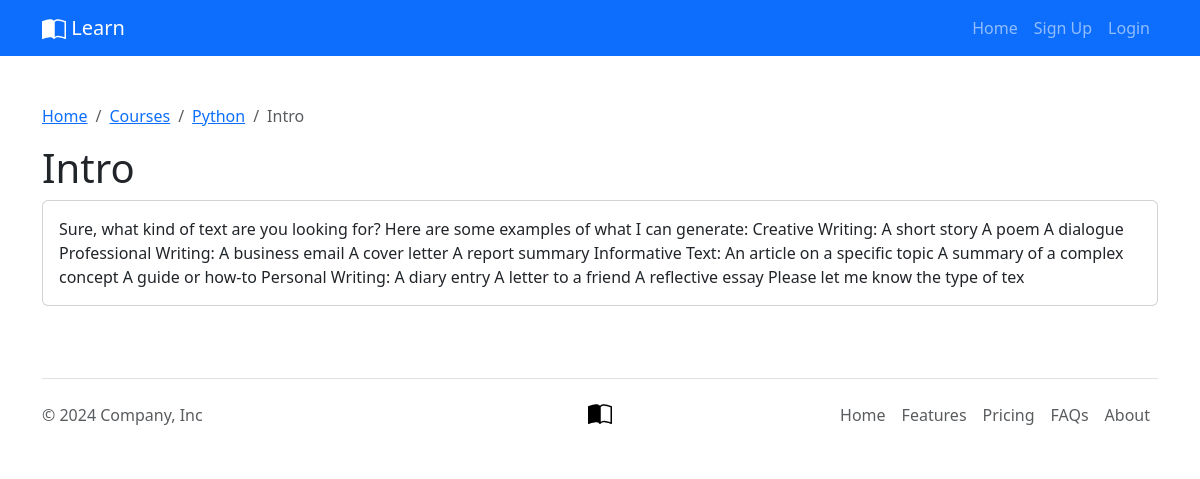
The app's page /courses/python/1/ with its own data.
### course_app/models.py (models this page shows, shortened)
class Course(models.Model):
    name = models.CharField(max_length=200, verbose_name="Название курса")
    description = models.TextField("description")
    slug = models.SlugField(max_length=200, unique=True, blank=True, editable=False)
    class Meta:
        verbose_name = "Курс"
        verbose_name_plural = "Курсы"

class Lesson(models.Model):
    course = models.ForeignKey(
        Course, on_delete=models.CASCADE, verbose_name="Choose course"
    )
    theme = models.CharField(
        "Lesson theme",
        max_length=200,
    )
    content = models.TextField("description", blank=True, null=True)
    youtube_url = models.CharField("Youtubeurl", max_length=500, blank=True, null=True)
    class Meta:
        verbose_name = "Урок"
        verbose_name_plural = "Уроки"

### course_app/views.py (the view)
def lesson_detail_page(request, slug, pk):
    course = get_object_or_404(Course, slug=slug)
    lesson = get_object_or_404(Lesson, pk=pk)
    context = {"course": course, "lesson": lesson}
    return render(request, "./course/lesson-detail.html", context)

### course_app/templates/course/lesson-detail.html (shortened to what this page needs)
{% extends "../base.html" %}<br />
{%block content %}
<div class="container py-5">
  <nav aria-label="breadcrumb">
    <ol class="breadcrumb">
      <li class="breadcrumb-item"><a href="{% url "home_page" %}">Home</a></li>
      <li class="breadcrumb-item"><a href="{% url "courses_page" %}">Courses</a></li>
      <li class="breadcrumb-item"><a href="{% url "lessons_page" slug=course.slug %}">{{course.name}}</a></li>
      <li class="breadcrumb-item active" aria-current="page">
        {{lesson.theme}}
      </li>
    </ol>
  </nav>
  <h1>{{lesson.theme}}</h1>
  <div class="card">
    <div class="card-body">
      {% if lesson.content %} {{lesson.content}} {% endif %}
      <br />
    </div>
  </div>
</div>
{%endblock%}

### records on screen
Course: name "Python"
Lesson: theme "Intro", content "Sure, what kind of text are you looking for? Here are some examples of what I can generate: Creative Writing: A short story A poem A dialogue Professional Writing: A business email A cover letter A report summary Informative Text: An article on a specific topic A summary of a complex concept A guide or how-to Personal Writing: A diary entry A letter to a friend A reflective essay Please let me know the type of tex"
